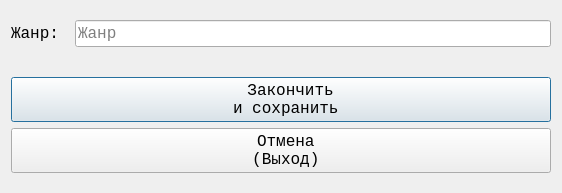
<?xml version="1.0" encoding="UTF-8"?>
<ui version="4.0">
 <class>dlg_edit_genres</class>
 <widget class="QDialog" name="dlg_edit_genres">
  <property name="geometry">
   <rect>
    <x>0</x>
    <y>0</y>
    <width>562</width>
    <height>193</height>
   </rect>
  </property>
  <property name="font">
   <font>
    <family>Lucida Console</family>
    <pointsize>12</pointsize>
    <bold>false</bold>
   </font>
  </property>
  <property name="windowTitle">
   <string>Редактирование жанра</string>
  </property>
  <property name="windowIcon">
   <iconset resource="../res.qrc">
    <normaloff>:/icons/songbook.ico</normaloff>:/icons/songbook.ico</iconset>
  </property>
  <property name="modal">
   <bool>false</bool>
  </property>
  <layout class="QVBoxLayout" name="verticalLayout_3">
   <item>
    <layout class="QVBoxLayout" name="verticalLayout_2">
     <item>
      <layout class="QHBoxLayout" name="horizontalLayout">
       <item>
        <widget class="QLabel" name="lbl_genre">
         <property name="font">
          <font>
           <family>Lucida Console</family>
           <pointsize>12</pointsize>
           <bold>false</bold>
          </font>
         </property>
         <property name="text">
          <string>Жанр: </string>
         </property>
        </widget>
       </item>
       <item>
        <widget class="QLineEdit" name="le_genre">
         <property name="font">
          <font>
           <family>Lucida Console</family>
           <pointsize>12</pointsize>
           <bold>false</bold>
          </font>
         </property>
         <property name="cursor">
          <cursorShape>PointingHandCursor</cursorShape>
         </property>
         <property name="placeholderText">
          <string>Жанр</string>
         </property>
        </widget>
       </item>
      </layout>
     </item>
     <item>
      <layout class="QVBoxLayout" name="verticalLayout">
       <item>
        <spacer name="verticalSpacer_2">
         <property name="orientation">
          <enum>Qt::Orientation::Vertical</enum>
         </property>
         <property name="sizeType">
          <enum>QSizePolicy::Policy::Fixed</enum>
         </property>
         <property name="sizeHint" stdset="0">
          <size>
           <width>20</width>
           <height>24</height>
          </size>
         </property>
        </spacer>
       </item>
       <item>
        <widget class="QPushButton" name="btn_finish_and_save">
         <property name="font">
          <font>
           <family>Lucida Console</family>
           <pointsize>12</pointsize>
           <bold>false</bold>
          </font>
         </property>
         <property name="cursor">
          <cursorShape>PointingHandCursor</cursorShape>
         </property>
         <property name="text">
          <string>  Закончить
 и сохранить</string>
         </property>
         <property name="icon">
          <iconset resource="../res.qrc">
           <normaloff>:/icons/save_black.png</normaloff>:/icons/save_black.png</iconset>
         </property>
         <property name="iconSize">
          <size>
           <width>32</width>
           <height>32</height>
          </size>
         </property>
        </widget>
       </item>
       <item>
        <widget class="QPushButton" name="btn_cancel">
         <property name="font">
          <font>
           <family>Lucida Console</family>
           <pointsize>12</pointsize>
           <bold>false</bold>
          </font>
         </property>
         <property name="cursor">
          <cursorShape>PointingHandCursor</cursorShape>
         </property>
         <property name="text">
          <string> Отмена
 (Выход)</string>
         </property>
         <property name="icon">
          <iconset resource="../res.qrc">
           <normaloff>:/icons/cancel.png</normaloff>:/icons/cancel.png</iconset>
         </property>
         <property name="iconSize">
          <size>
           <width>32</width>
           <height>32</height>
          </size>
         </property>
        </widget>
       </item>
      </layout>
     </item>
    </layout>
   </item>
  </layout>
 </widget>
 <tabstops>
  <tabstop>le_genre</tabstop>
  <tabstop>btn_finish_and_save</tabstop>
  <tabstop>btn_cancel</tabstop>
 </tabstops>
 <resources>
  <include location="../res.qrc"/>
 </resources>
 <connections/>
</ui>
